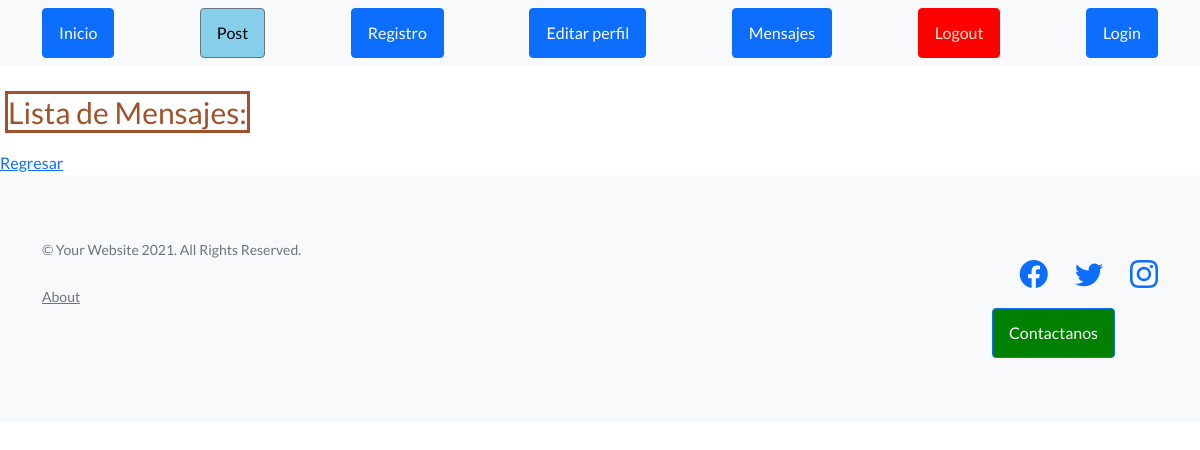
The app's page /AppHome/ListaMensajes/, older data.
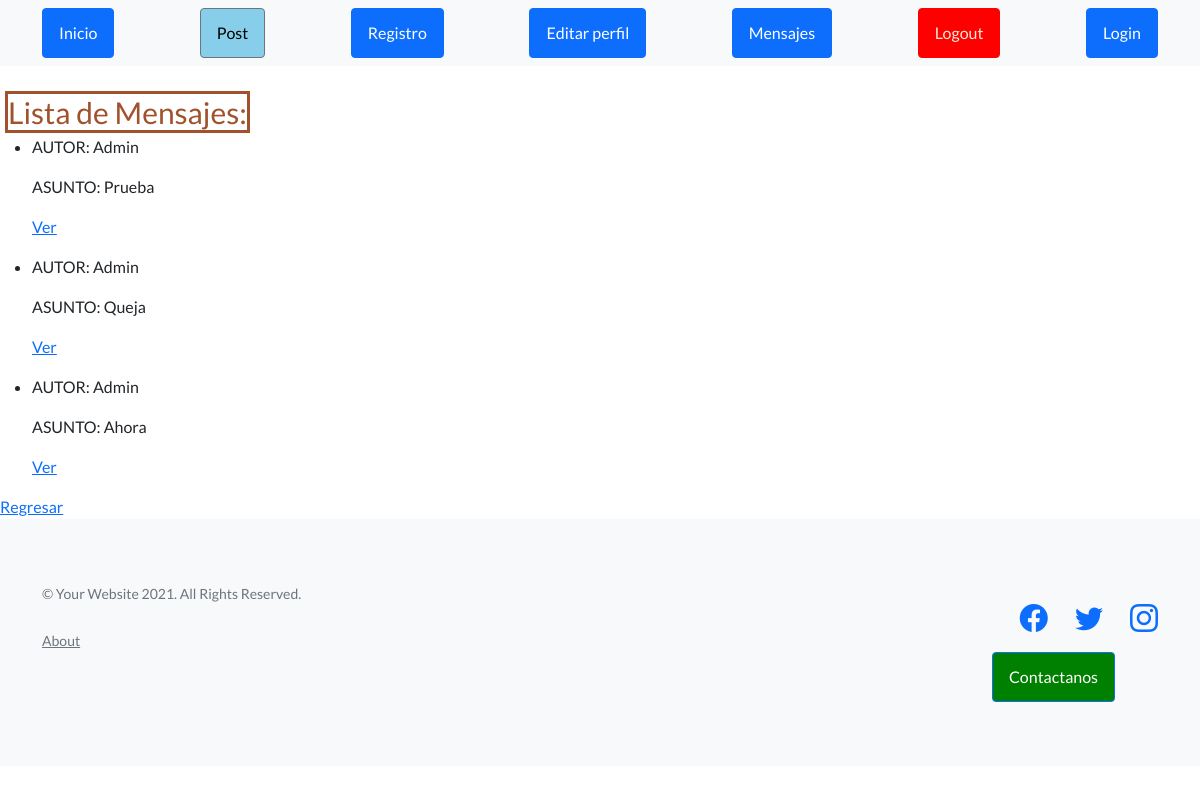
The same page, newer data.
### AppHome/models.py (models this page shows, shortened)
class Mensajeria(models.Model):
    Fecha = models.DateTimeField(auto_now_add=True)
    Autor = models.ForeignKey(User, on_delete=models.CASCADE)
    Asunto = models.CharField(max_length=60)
    Mensaje = RichTextField()

### AppHome/views.py (the view)
# urls.py: path('ListaMensajes/', views.MensajeList.as_view(), name = 'ListaMensajes'),
class MensajeList(ListView):
    model = Mensajeria
    template_name = "AppHome/ListaMensajes.html"

### AppHome/templates/AppHome/ListaMensajes.html
{% extends 'AppHome/padre.html' %}
{% load static %}
{% block contenidopost %}
<br>
    <span style="color:sienna;border-image: initial; border: 3px solid sienna; font-size: 30px; margin-left: 5px;">Lista de Mensajes: </span>
    <ul>
        {% for mensaje in object_list %}
            <li>
                <p>AUTOR: {{ mensaje.Autor }} </p>
                <P>ASUNTO: {{ mensaje.Asunto }} </P>
                <p>
                    <a href="{% url 'DetalleMensajes' mensaje.id %}">Ver</a>
                </p>
            </li>
        {% endfor %}
    </ul>
    <a href="{% url 'Mensajes' %}">Regresar</a>
{% endblock contenidopost %}

### AppHome/templates/AppHome/padre.html (shortened to what this page needs)
<!DOCTYPE html>
<html lang="en">
    <head>
        {% load static %}
        <link href="https://cdn.jsdelivr.net/npm/bootstrap-icons@1.5.0/font/bootstrap-icons.css" rel="stylesheet" type="text/css" />
        <link href="{% static 'AppHome/css/styles.css' %}" rel="stylesheet" />
    </head>
    <body>
        <nav class="navbar navbar-light bg-light static-top">
            <div class="container">
                <a class="btn btn-primary" href="{% url 'inicio' %}">Inicio</a>
                <a class="btn btn-secondary" style="background-color: skyblue; color: black;" href="{% url 'post' %}">Post</a>
                <a class="btn btn-primary" href="{% url 'Register' %}">Registro</a>
                <a class="btn btn-primary" href="{% url 'EditarPerfil' %}">Editar perfil</a>
                <a class="btn btn-primary" href="{% url 'Mensajes' %}">Mensajes</a>
                <a class="btn btn-primary" style="color: antiquewhite; background-color: red; border-color: red;" href="{% url 'Logout' %}">Logout</a>
                {% if not request.user.is_authenticated %}
                <a class="btn btn-primary" href="{% url 'Login' %}">Login</a>
                {% endif %}
            </div>
        </nav>
        {% block contenidopost %}{% endblock contenidopost %}
        <footer class="footer bg-light">
            <div class="container">
                <div class="row">
                    <div class="col-lg-6 h-100 text-center text-lg-start my-auto">
                        <p class="text-muted small mb-4 mb-lg-0">&copy; Your Website 2021. All Rights Reserved.</p>
                        <br>
                        <a class="text-muted small mb-4 mb-lg-0" href="{% url 'informacion' %}">About</a>
                    </div>
                    <div class="col-lg-6 h-100 text-center text-lg-end my-auto">
                        <ul class="list-inline mb-0">
                            <li class="list-inline-item me-4">
                                <a href="https://www.google.com/url?sa=t&rct=j&q=&esrc=s&source=web&cd=&cad=rja&uact=8&ved=2ahUKEwjd6-nJjbL1AhVBp5UCHQbRAlMQFnoECAsQAQ&url=https%3A%2F%2Fes-la.facebook.com%2F&usg=AOvVaw2k8t17LRAG2cEJiOAR1RcZ"><i class="bi-facebook fs-3"></i></a>
                            </li>
                            <li class="list-inline-item me-4">
                                <a href="#!"><i class="bi-twitter fs-3"></i></a>
                            </li>
                            <li class="list-inline-item">
                                <a href="#!"><i class="bi-instagram fs-3"></i></a>
                            </li>
                        </ul>
                    </div>
                </div>
            </div>
            <div style="text-align: right; margin-right: 85px;">
                <a class="btn btn-primary" style="background-color: green; color: white;" href="{% url 'EnviarMensaje' %}">Contactanos</a>
            </div>
        </footer>
    </body>
</html>

Row changes from the older to the newer data that the page shows:
added Mensajeria: Autor "Admin", Asunto "Prueba"
added Mensajeria: Autor "Admin", Asunto "Queja"
added Mensajeria: Autor "Admin", Asunto "Ahora"
